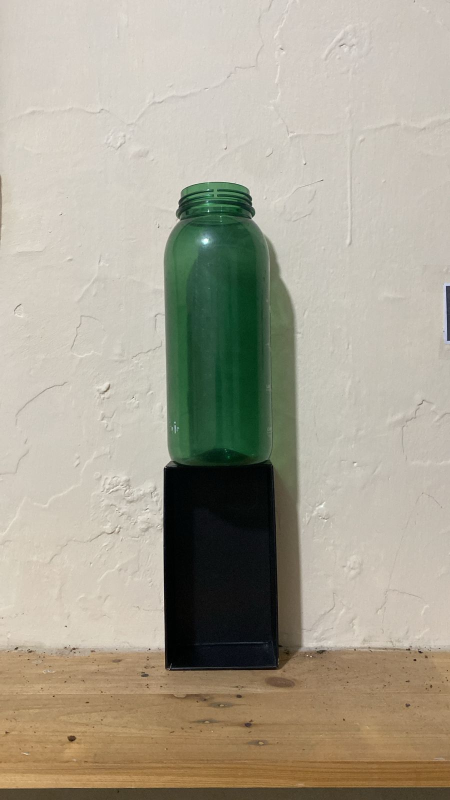
#> input picture testing/test2.1.jpg, 900 x 1600 px (shown at 1/2 size)
$ python test_user_images.py
#> lines starting #> are read from the running program, lines starting #| are printed output that depends on the picture; after the words box and inside, x2 and y2 are one past the last pixel; in counts of white or black regions, pixels touching at a corner belong together
#!/usr/bin/env python3
"""
Test script for user-specified images test2.1.jpg and test2.8.jpg
"""

import os
import sys
from pathlib import Path

sys.path.insert(0, str(Path(__file__).parent / "src"))

import cv2
import numpy as np
import math
from typing import Tuple, Union, Optional
from dataclasses import dataclass

@dataclass
class MeasurementResult:
    """Bottle measurement in millimeters and volume in milliliters."""
    diameter_mm: float
    height_mm: float
    volume_ml: float
    classification: Optional[str] = None
    confidence_percent: Optional[float] = None

class MeasurementError(RuntimeError):
    pass

@dataclass
class PixelBottleInfo:
    """Bottle data measured in *pixels* within the ROI."""
    pixel_width: float
    pixel_height: float
    contour: np.ndarray
    box_points: np.ndarray

class BottleDetector:
    """Detect an upright bottle inside a Region-Of-Interest using edge analysis."""
    def __init__(
        self,
        *,
        min_aspect_ratio: float = 1.2,
        max_tilt_deg: float = 20.0,
    ) -> None:
        self.min_aspect_ratio = min_aspect_ratio
        self.max_tilt_deg = max_tilt_deg

    @staticmethod
    def _preprocess_roi(roi: np.ndarray) -> np.ndarray:
        gray = cv2.cvtColor(roi, cv2.COLOR_BGR2GRAY)
        blur = cv2.GaussianBlur(gray, (5, 5), 0)
        edges = cv2.Canny(blur, 40, 120)
        kernel = cv2.getStructuringElement(cv2.MORPH_RECT, (5, 5))
        closed = cv2.morphologyEx(edges, cv2.MORPH_CLOSE, kernel, iterations=1)
        return closed

    def detect(self, roi: np.ndarray, min_area_px: int) -> PixelBottleInfo:
        processed = self._preprocess_roi(roi)
        contours, _ = cv2.findContours(
            processed, cv2.RETR_EXTERNAL, cv2.CHAIN_APPROX_SIMPLE
        )
        best: Optional[PixelBottleInfo] = None
        max_area = 0.0
        for cnt in contours:
            area = cv2.contourArea(cnt)
            if area < min_area_px:
                continue
            rect = cv2.minAreaRect(cnt)
            (_, _), (w_raw, h_raw), angle = rect
            visual_h = max(w_raw, h_raw)
            visual_w = min(w_raw, h_raw)
            if visual_w == 0:
                continue
            aspect = visual_h / visual_w
            if aspect < self.min_aspect_ratio:
                continue
            upright = False
            if h_raw >= w_raw:
                upright = abs(angle) < self.max_tilt_deg
            else:
                deviation = abs(90.0 - abs(angle))
                upright = deviation < self.max_tilt_deg
            if not upright:
                continue
            if area > max_area:
                max_area = area
                box = np.intp(cv2.boxPoints(rect))
                best = PixelBottleInfo(
                    pixel_width=visual_w,
                    pixel_height=visual_h,
                    contour=cnt,
                    box_points=box,
                )
        if best is None:
            raise MeasurementError("Bottle not found in ROI.")
        return best

class BottleMeasurer:
    """Measure bottle dimensions using a coloured reference object for scale calibration."""
    def __init__(
        self,
        ref_real_height_mm: float = 160.0,
        *,
        ref_real_width_mm: Optional[float] = None,
        ref_hsv_lower: Tuple[int, int, int] = (0, 0, 0),
        ref_hsv_upper: Tuple[int, int, int] = (180, 255, 50),
        classify: bool = True,
        known_bottle_specs: Optional[dict] = None,
        tolerance_percent: float = 30.0,
    ) -> None:
        if ref_real_width_mm is not None:
            ref_real_height_mm = ref_real_width_mm

        self.ref_real_height_mm = ref_real_height_mm
        self.ref_hsv_lower = np.array(ref_hsv_lower, dtype=np.uint8)
        self.ref_hsv_upper = np.array(ref_hsv_upper, dtype=np.uint8)
        self.classify = classify
        self.known_specs = (
            known_bottle_specs
            if known_bottle_specs is not None
            else {
                "200mL": {"volume_ml": 200},
                "500mL": {"volume_ml": 500},
                "600mL": {"volume_ml": 600},
                "1000mL": {"volume_ml": 1000},
            }
        )
        self.tolerance_percent = tolerance_percent
        self.detector = BottleDetector()

    def _find_reference(self, hsv: np.ndarray) -> Tuple[int, int, int, int]:
        """Return bounding box (x, y, w, h) of reference object in HSV image."""
        mask = cv2.inRange(hsv, self.ref_hsv_lower, self.ref_hsv_upper)
        kernel = np.ones((5, 5), np.uint8)
        mask = cv2.morphologyEx(mask, cv2.MORPH_CLOSE, kernel, iterations=2)
        contours, _ = cv2.findContours(mask, cv2.RETR_EXTERNAL, cv2.CHAIN_APPROX_SIMPLE)
        if not contours:
            raise MeasurementError("Reference object not found in image.")
        contour = max(contours, key=cv2.contourArea)
        x, y, w, h = cv2.boundingRect(contour)
        if w < 10 or h < 10:
            raise MeasurementError("Reference object size too small.")
        return x, y, w, h

    def measure(
        self, image_bytes: bytes, *, return_debug: bool = False
    ) -> Union[MeasurementResult, Tuple[MeasurementResult, bytes]]:
        nparr = np.frombuffer(image_bytes, np.uint8)
        img = cv2.imdecode(nparr, cv2.IMREAD_COLOR)
        if img is None:
            raise MeasurementError("Invalid image data provided.")

        hsv = cv2.cvtColor(img, cv2.COLOR_BGR2HSV)
        x_ref, y_ref, w_ref, h_ref = self._find_reference(hsv)
        scale = self.ref_real_height_mm / h_ref

        if y_ref <= 0:
            roi = img
        else:
            roi = img[: y_ref, :]

        if roi.size == 0:
            raise MeasurementError("ROI is empty - cannot detect bottle")

        pixel_per_cm = 10.0 / scale
        min_area_px = int((pixel_per_cm ** 2) * 0.5)

        bottle_info = self.detector.detect(roi, min_area_px)

        height_mm = bottle_info.pixel_height * scale
        diameter_mm = bottle_info.pixel_width * scale

        radius_cm = (diameter_mm / 10) / 2
        height_cm = height_mm / 10
        volume_cm3 = math.pi * radius_cm**2 * height_cm
        volume_ml = volume_cm3

        classification: Optional[str] = None
        confidence: Optional[float] = None
        if self.classify:
            classification, confidence = self._classify_volume(volume_ml)

        debug_img_bytes: Optional[bytes] = None
        if return_debug:
            debug = img.copy()
            cv2.rectangle(debug, (x_ref, y_ref), (x_ref + w_ref, y_ref + h_ref), (0, 255, 0), 2)
            cv2.drawContours(debug, [bottle_info.contour], -1, (0, 0, 255), 2)
            cv2.polylines(debug, [bottle_info.box_points], True, (255, 0, 0), 2)
            size_label = ".0f"
            cv2.putText(
                debug,
                size_label,
                (bottle_info.box_points[0][0], bottle_info.box_points[0][1] - 10),
                cv2.FONT_HERSHEY_SIMPLEX,
                0.6,
                (0, 255, 255),
                2,
            )
            if classification:
                cv2.putText(
                    debug,
                    classification,
                    (bottle_info.box_points[0][0], max(bottle_info.box_points[:, 1]) + 20),
                    cv2.FONT_HERSHEY_SIMPLEX,
                    0.6,
                    (255, 0, 255),
                    2,
                )
            _, buf = cv2.imencode('.jpg', debug)
            debug_img_bytes = buf.tobytes()

        result = MeasurementResult(
            diameter_mm=round(diameter_mm, 2),
            height_mm=round(height_mm, 2),
            volume_ml=round(volume_ml, 2),
            classification=classification,
            confidence_percent=confidence,
        )

        if return_debug:
            return result, debug_img_bytes
        return result

    def _classify_volume(self, volume_ml: float) -> Tuple[str, float]:
        """Classify bottle size by comparing estimated volume to known specs."""
        best_label = "Other"
        min_diff = float("inf")
        for label, spec in self.known_specs.items():
            target = spec["volume_ml"]
            diff_pct = abs(volume_ml - target) / target * 100
            if diff_pct < min_diff:
                min_diff = diff_pct
                best_label = label
        if min_diff <= self.tolerance_percent:
            return best_label, 100.0 - min_diff
        return ".0f", max(0.0, 100.0 - min_diff)

def test_user_images():
    """Test the user-specified images test2.1.jpg and test2.8.jpg"""

    # Test image specifications from user
    test_images = [
        {
            "path": "/Users/macbook/Documents/coding/compfest/testing/test2.1.jpg",
            "expected_volume": 1500,
            "description": "test2.1.jpg - should be 1500mL"
        },
        {
            "path": "/Users/macbook/Documents/coding/compfest/testing/test2.8.jpg",
            "expected_volume": 600,
            "description": "test2.8.jpg - should be 600mL"
        }
    ]

    print("=== TESTING USER-SPECIFIED IMAGES ===")
    print("User expectations:")
    print("- test2.1.jpg should measure 1500 mL")
    print("- test2.8.jpg should measure 600 mL")
    print()

    # Test with different HSV ranges to find the best working configuration
    hsv_ranges = [
        ((0, 0, 0), (180, 255, 50)),   # Original
        ((0, 0, 0), (180, 255, 100)),  # More tolerant
        ((0, 0, 0), (180, 255, 150)),  # Even more tolerant
        ((0, 0, 0), (180, 255, 200)),  # Very tolerant
        ((0, 0, 0), (180, 255, 255)),  # Maximum tolerance
    ]

    for test_img in test_images:
        image_path = test_img["path"]
        expected_volume = test_img["expected_volume"]
        description = test_img["description"]

        print(f"\n{'='*60}")
        print(f"TESTING: {description}")
        print(f"Expected volume: {expected_volume} mL")
        print(f"{'='*60}")

        if not os.path.exists(image_path):
            print(f"❌ ERROR: Image not found at {image_path}")
            continue

        with open(image_path, "rb") as f:
            image_bytes = f.read()

        print(f"Image size: {len(image_bytes)} bytes")

        # Try different HSV ranges
        success_found = False
        for i, (lower, upper) in enumerate(hsv_ranges):
            print(f"\n--- Testing HSV range {i+1}: {lower} to {upper} ---")

            try:
                measurer = BottleMeasurer(
                    ref_real_height_mm=160.0,
                    ref_hsv_lower=lower,
                    ref_hsv_upper=upper,
                    tolerance_percent=30.0
                )

                result, debug_bytes = measurer.measure(image_bytes, return_debug=True)
#> in measure, img is the input picture: shape (1600, 900, 3); mean B, G, R 146.5, 162.7, 168.6
#> in _find_reference, `mask = cv2.inRange(hsv, self.ref_hsv_lower, self.ref_hsv_upper)`:
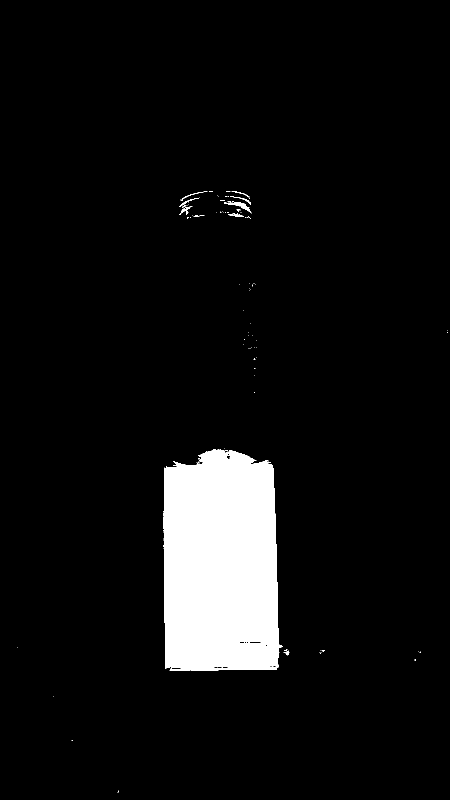
#> mask: shape (1600, 900) (shown at 1/2 size); 6.6% white; 91 white regions (80 under 20 px), largest, box (x1, y1, x2, y2) and area: (327, 898, 566, 1341) 94483, (448, 403, 503, 427) 306, (359, 412, 385, 430) 119
#> in _find_reference, `mask = cv2.morphologyEx(mask, cv2.MORPH_CLOSE, kernel, iterations=2)`:
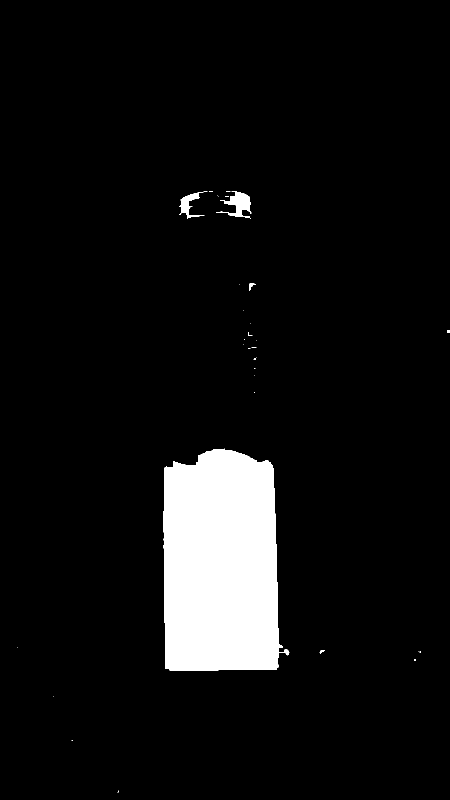
#> mask: shape (1600, 900) (shown at 1/2 size); 6.8% white; 32 white regions (26 under 20 px)
#> in _find_reference, `contours, _ = cv2.findContours(mask, cv2.RETR_EXTERNAL, cv2.CHAIN_APPR..`: contours = 32 contours, 27 with area under 20; largest, box (x1, y1, x2, y2) and area: (327, 897, 579, 1341) 94790, (432, 383, 503, 436) 1372, (358, 383, 415, 437) 764, (498, 567, 512, 582) 46, (895, 660, 900, 666) 20
#> in _find_reference, `contour = max(contours, key=cv2.contourArea)`: contour = contour of 213 points, box (x1, y1, x2, y2) (327, 897, 579, 1341), area 94790
#> in _find_reference, `x, y, w, h = cv2.boundingRect(contour)`: x = 327; y = 897; w = 252; h = 444
#> in measure, `x_ref, y_ref, w_ref, h_ref = self._find_reference(hsv)`: x_ref = 327; y_ref = 897; w_ref = 252; h_ref = 444
#> in measure, `scale = self.ref_real_height_mm / h_ref`: scale = 0.36
#> in measure, `roi = img[: y_ref, :]`:
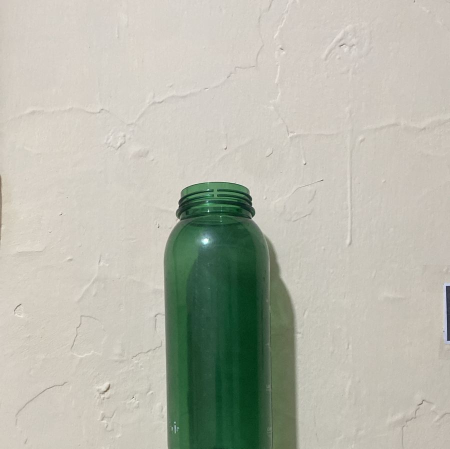
#> roi: shape (897, 900, 3) (shown at 1/2 size); mean B, G, R 172.5, 184.9, 183.7
#> in measure, `pixel_per_cm = 10.0 / scale`: pixel_per_cm = 27.75
#> in measure, `min_area_px = int((pixel_per_cm ** 2) * 0.5)`: min_area_px = 385
#> in _preprocess_roi, `gray = cv2.cvtColor(roi, cv2.COLOR_BGR2GRAY)`:
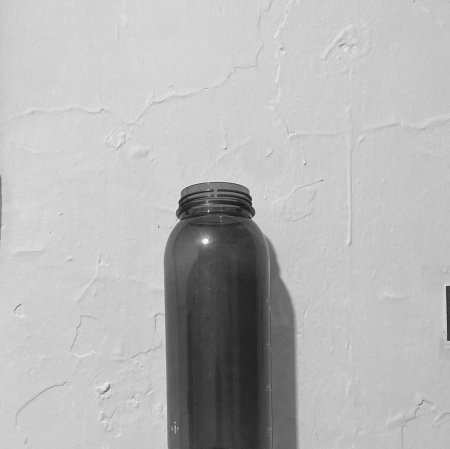
#> gray: shape (897, 900) (shown at 1/2 size); min 18, max 251, mean 183
#> in _preprocess_roi, `edges = cv2.Canny(blur, 40, 120)`:
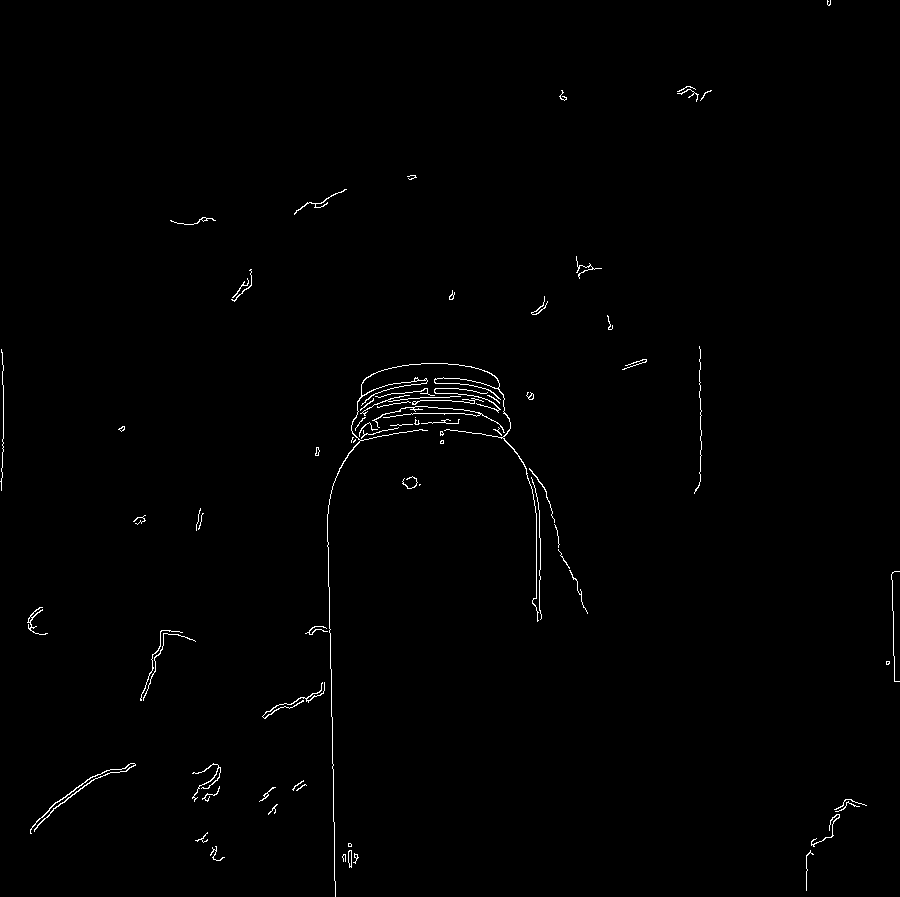
#> edges: shape (897, 900); 0.71% white in thin lines or dots
#> in _preprocess_roi, `closed = cv2.morphologyEx(edges, cv2.MORPH_CLOSE, kernel, iterations=1)`:
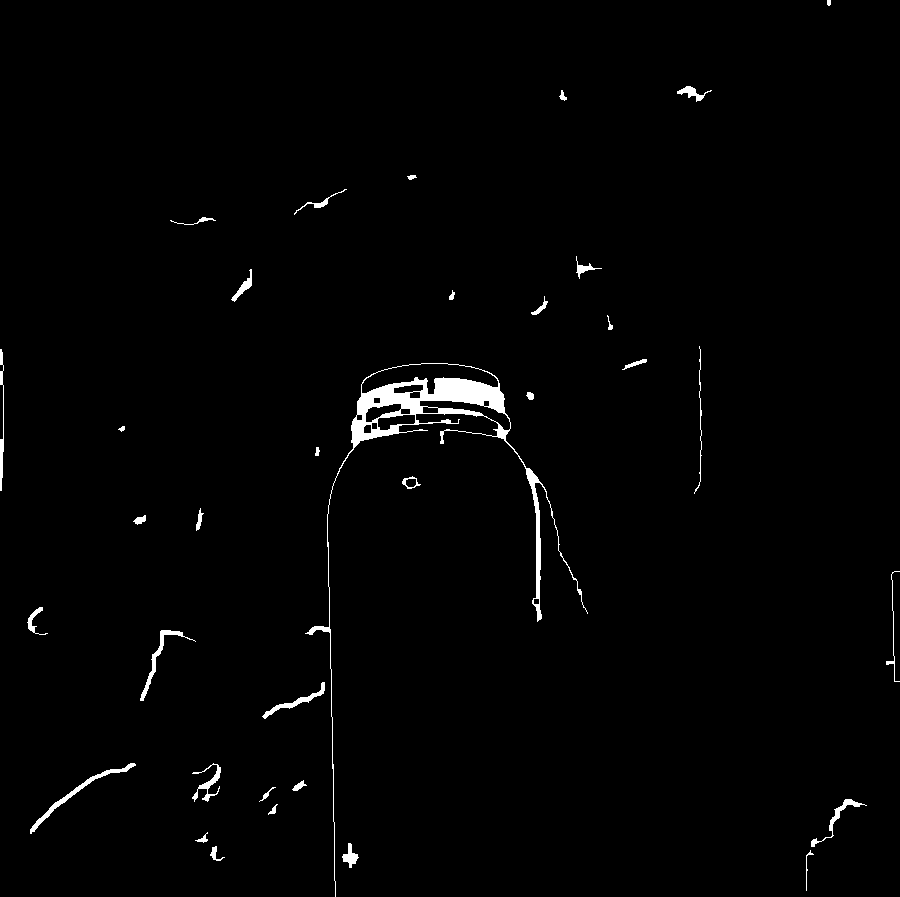
#> closed: shape (897, 900); 1.4% white; 35 white regions
#> in detect, `contours, _ = cv2.findContours( processed, cv2.RETR_EXTERNAL, cv2.CHAI..`: contours = 35 contours, 4 with area under 20; largest, box (x1, y1, x2, y2) and area: (305, 363, 588, 897) 8974, (30, 763, 136, 834) 454, (140, 630, 196, 701) 310, (262, 682, 325, 719) 275, (811, 799, 867, 847) 223
#> the loop in detect, `for cnt in contours:` made 35 passes
#> (area, rect, w_raw, h_raw, angle, visual_h, visual_w, aspect) on pass 21: (8974, ((445.9, 621.6), (282.6, 520.2), -6.51), 282.6, 520.2, -6.51, 520.2, 282.6, 1.84)
#> after the loop in detect, `for cnt in contours:`: max_area = 8974
#> in measure, `height_mm = bottle_info.pixel_height * scale`: height_mm = 187.5
#> in measure, `diameter_mm = bottle_info.pixel_width * scale`: diameter_mm = 101.8
#> in measure, `radius_cm = (diameter_mm / 10) / 2`: radius_cm = 5.09
#> in measure, `height_cm = height_mm / 10`: height_cm = 18.75
#> in measure, `volume_cm3 = math.pi * radius_cm**2 * height_cm`: volume_cm3 = 1526.5
#> the loop in _classify_volume, `for label, spec in self.known_specs.items():` made 4 passes
#> (diff_pct, min_diff) on passes 1 to 4: (663.2, 663.2), (205.3, 205.3), (154.4, 154.4), (52.65, 52.65)
#> after the loop in _classify_volume, `for label, spec in self.known_specs.items():`: best_label = '1000mL'; min_diff = 52.65
#> in measure, `classification, confidence = self._classify_volume(volume_ml)`: classification = '.0f'; confidence = 47.35
#> in measure, `cv2.polylines(debug, [bottle_info.box_points], True, (255, 0, 0), 2)`:
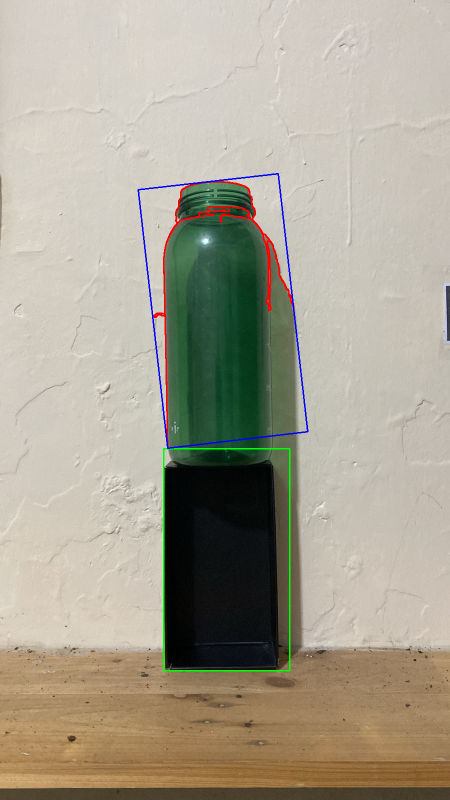
#> debug: shape (1600, 900, 3) (shown at 1/2 size); mean B, G, R 146.1, 162.1, 168.1

                print("✅ SUCCESS!")
                print(".2f")
                print(".2f")
                print(".2f")
                print(f"Classification: {result.classification}")
#| Classification: .0f
                print(".1f")

                # Check if the result matches user expectations
                volume_diff = abs(result.volume_ml - expected_volume)
#> volume_diff = 26.48
                volume_diff_percent = (volume_diff / expected_volume) * 100
#> volume_diff_percent = 1.77

                print(f"\n📊 COMPARISON TO EXPECTED:")
                print(f"Expected: {expected_volume} mL")
                print(f"Measured: {result.volume_ml} mL")
#| Measured: 1526.48 mL
                print(".1f")

                if volume_diff_percent <= 30.0:  # Within tolerance
                    print("✅ Within 30% tolerance - GOOD MATCH!")
                elif volume_diff_percent <= 50.0:  # Within 50%
                    print("⚠️  Within 50% tolerance - REASONABLE MATCH")
                else:
                    print("❌ Large difference - POOR MATCH")

                # Save debug image
                debug_filename = f"test2.{1 if '2.1' in description else 8}_debug_hsv_{i+1}.jpg"
                debug_path = f"/Users/macbook/Documents/coding/compfest/testing/{debug_filename}"
                with open(debug_path, "wb") as f:
                    f.write(debug_bytes)
                print(f"Debug image saved: {debug_filename}")

                success_found = True
                break  # Stop at first successful measurement

            except MeasurementError as e:
                print(f"❌ Failed with HSV range {i+1}: {e}")
                continue
            except Exception as e:
                print(f"❌ Unexpected error with HSV range {i+1}: {e}")
                continue

        if not success_found:
            print("❌ All HSV ranges failed - could not measure this image")

    print(f"\n{'='*60}")
    print("TESTING COMPLETE")
    print(f"{'='*60}")

if __name__ == "__main__":
    test_user_images()
